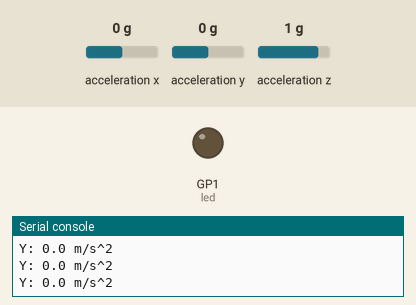
Simulated run of this program. Board: Raspberry Pi Pico running CircuitPython. Parts: output pins drawn as LEDs (lit = HIGH), the last lines printed to the serial console. The test bench sets the inputs (shaded band); at power-on: acceleration y 0 g, acceleration x 0 g, acceleration z 1 g.

Above: at 1.2 s.
1.3 s: acceleration y set to -0.7 g
2.8 s: acceleration y set to -1 g
At 3.5 s:
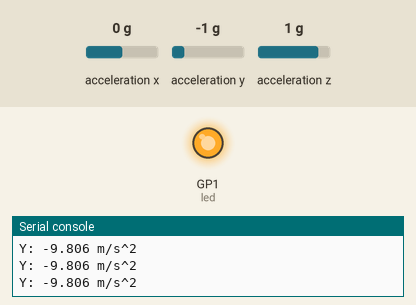
4.3 s: acceleration y set to -0.8 g
At 5.5 s:
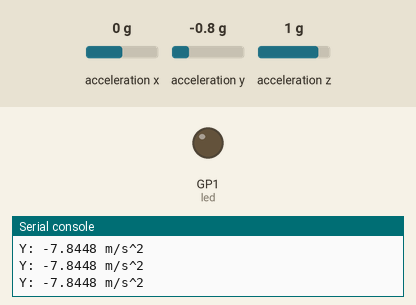
5.8 s: acceleration x set to -0.7 g
7.3 s: acceleration x set to -1 g
At 8.5 s:
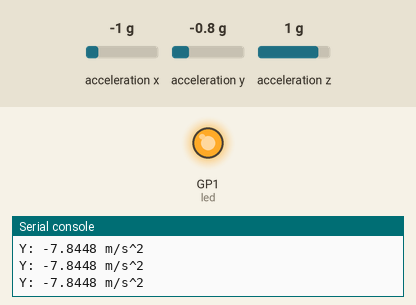
Timing chart, 0 to 9.8 s (numbered marks = the images above; inputs shaded):
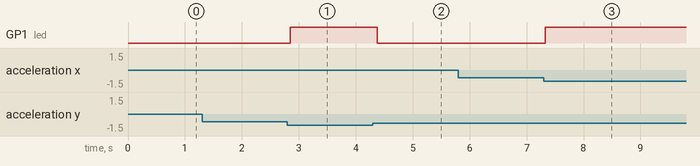

The program:

avoid2.py
```python
import time
import board # importing the board and and all the nessecary starting bits
import digitalio
import adafruit_mpu6050
import busio

sda_pin = board.GP14 #
scl_pin = board.GP15
i2c = busio.I2C(scl_pin, sda_pin)
mpu = adafruit_mpu6050.MPU6050(i2c)  # mpu var

led = digitalio.DigitalInOut(board.GP1)   #pico pin
led.direction = digitalio.Direction.OUTPUT    # output pin
led.value = True
while True:
    print(f"Y: {mpu.acceleration[1]} m/s^2")   #prints the y values
    if mpu.acceleration[0] > 8 or mpu.acceleration[0] < -8:   #if x direction
        led.value = True                                              #led  on
    elif mpu.acceleration[1] > 8 or mpu.acceleration[1] < -8:     #if y direction
        led.value = True
    else:
        led.value = False
    time.sleep(.1)
```

Measured:
- the behaviour switches between -0.8 and -0.9 g on acceleration y (found by bisection; images 0 and 1)
- the behaviour switches between -0.8 and -0.9 g on acceleration x (found by bisection; images 2 and 3)
- after the input at 2.8 s, GP1 (led): LOW → HIGH after 0.05 s
- after the input at 4.3 s, GP1 (led): HIGH → LOW after 0.08 s
- after the input at 7.3 s, GP1 (led): LOW → HIGH at once
